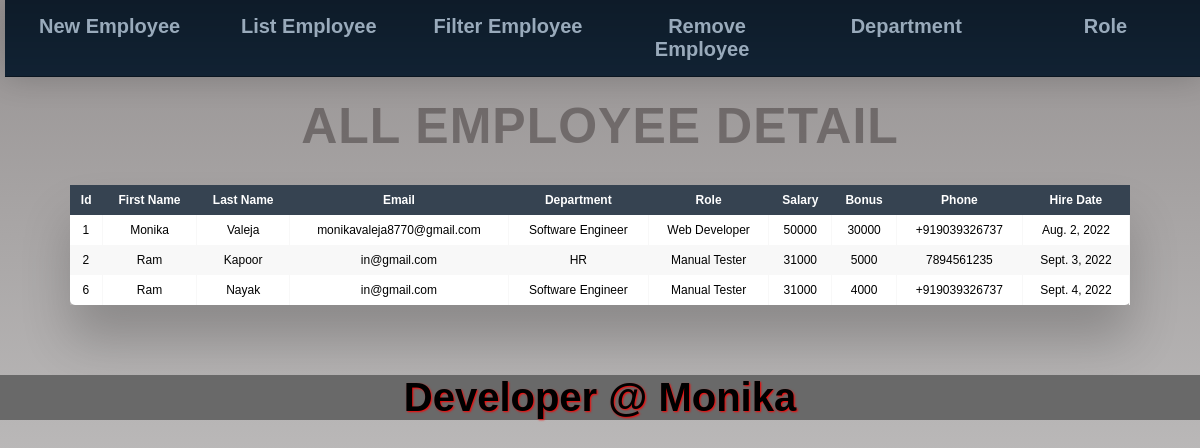
The app's page /all_emp with its own data.
### employee_app/models.py (models this page shows, shortened)
class Employee(models.Model):
    first_name = models.CharField(max_length=100,null=False)
    last_name = models.CharField(max_length=100)
    email = models.CharField(max_length=50,null=False)
    dept = models.ForeignKey(Department, on_delete=models.CASCADE)
    salary = models.IntegerField(default=0)
    bonus = models. IntegerField(default=0)
    role = models.ForeignKey(Role, on_delete=models.CASCADE)
    phone = PhoneNumberField(null=False)
    hire_date = models.DateField()

class Department(models.Model):
    name = models.CharField(max_length=100,null=False)
    location = models.CharField(max_length=100)

class Role(models.Model):
    name = models.CharField(max_length=100,null=False)

### employee_app/views.py (the view)
# urls.py: path('all_emp',views.all_emp,name='all_emp'),
def all_emp(request):
    emps=Employee.objects.all()
    param={'emps':emps}
    return render(request,'all_emp.html',param)

### employee_app/TEMPLATES/all_emp.html (shortened to what this page needs)
{% extends 'index.html' %}
{% load static %}
{% block css %}<link rel="stylesheet" type="text/css" href="{% static 'allemp.css' %}">{% endblock %}
{% block body %}
<h2>All Employee Detail</h2>
<div class="table-wrapper">
    <table class="fl-table">
        <thead>
        <tr>
            <th>Id</th>
            <th>First Name</th>
            <th>Last Name</th>
            <th>Email</th>
            <th>Department</th>
            <th>Role</th>
            <th>Salary</th>
            <th>Bonus</th>
            <th>Phone</th>
            <th>Hire Date</th>
        </tr>
        </thead>
        <tbody>
            {% for x in emps %}
        <tr>
            <td>{{x.id}}</td>
            <td>{{x.first_name}}</td>
            <td>{{x.last_name}}</td>
            <td>{{x.email}}</td>
            <td>{{x.dept.name}}</td>
            <td>{{x.role.name}}</td>
            <td>{{x.salary}}</td>
            <td>{{x.bonus}}</td>
            <td>{{x.phone}}</td>
            <td>{{x.hire_date}}</td>
        </tr>
            {% endfor %}
    </table>
</div>
{% endblock %}

### employee_app/TEMPLATES/index.html (shortened to what this page needs)
<!DOCTYPE html>
<html lang="en">
<head>
    {% load static %}
    <link rel="stylesheet" type="text/css" href="{% static 'first.css' %}">
    {% block css %} {% endblock %}
</head>
<body>
    <header id="header">
        <nav class="links" style="--items: 6;">
            <a id="abc" href="add_emp">New Employee</a>
            <a id="abc" href="all_emp">List Employee</a>
            <a id="abc" href="filter_emp">Filter Employee</a>
            <a id="abc" href="rem_emp">Remove Employee</a>
            <a id="abc" href="dept">Department</a>
            <a id="abc" href="role">Role</a>
        </nav>
    </header>
    {% block body %}
    {% endblock %}
    <div class="footer">Developer @ Monika
    </div>
</body>
</html>

### employee_app/static/first.css (style rules this page uses)
html, body, h1, h2, h3, h4, h5, h6, p, li, ol, ul, pre, * { margin: 0; padding: 0; }
html, body { min-height: 100%; }
body { background-color: rgba(159, 170, 187, 0.714); background-image: linear-gradient(to bottom, rgba(109, 102, 102, 0.6), transparent); color: black; font-family: 'Lato', sans-serif; font-size: 62.5%; box-sizing: border-box; font-weight: bold; }
.footer { font-size: 40px; color: black; background-color:dimgray; position: relative; top: 100%; width: 100%; text-align: center; text-shadow: 1px 1px 2px red; }
#abc { font-size: 20px; font-weight: bold; }
#header { height: fit-content; padding-left: 5px; }
.links { background-color: #123; background-image: linear-gradient(to bottom, #0003, transparent); border-bottom: 1px solid #0003; box-shadow: 0 0 32px #0003; font-size: 2em; font-weight: 300; text-indent: 10px; }
.links > a { color: #9ab; padding: .75em; text-align: center; text-decoration: none; transition: all .5s; }
#header { position:relative; top: 0; left: 0; right: 0; }
.links { display: grid; grid-template-columns: repeat(var(--items), 1fr); position: relative; }

### employee_app/static/allemp.css (style rules this page uses)
* { box-sizing: border-box; -webkit-box-sizing: border-box; -moz-box-sizing: border-box; }
body { font-family: Helvetica; -webkit-font-smoothing: antialiased; background-color:#d5d5d5;; }
h2 { text-align: center; font-size: 50px; text-transform: uppercase; letter-spacing: 1px; color: rgba(69, 62, 62, 0.532); padding: 20px 0; }
.table-wrapper { margin: 10px 70px 70px; box-shadow: 0px 35px 50px rgba( 0, 0, 0, 0.2 ); }
.fl-table { border-radius: 5px; font-size: 12px; font-weight: normal; border: none; border-collapse: collapse; width: 100%; max-width: 100%; white-space: nowrap; background-color: white; }
.fl-table td, .fl-table th { text-align: center; padding: 8px; }
.fl-table td { border-right: 1px solid #f8f8f8; font-size: 12px; }
.fl-table thead th { color: #ffffff; background: #364351; }
.fl-table tr:nth-child(even) { background: #F8F8F8; }

### records on screen
Employee: id "1", first_name "Monika", last_name "Valeja", email "monikavaleja8770@gmail.com", dept.name "Software Engineer", role.name "Web Developer", salary "50000", bonus "30000", phone "+919039326737", hire_date "Aug. 2, 2022"
Employee: id "2", first_name "Ram", last_name "Kapoor", email "in@gmail.com", dept.name "HR", role.name "Manual Tester", salary "31000", bonus "5000", phone "7894561235", hire_date "Sept. 3, 2022"
Employee: id "6", first_name "Ram", last_name "Nayak", email "in@gmail.com", dept.name "Software Engineer", role.name "Manual Tester", salary "31000", bonus "4000", phone "+919039326737", hire_date "Sept. 4, 2022"
